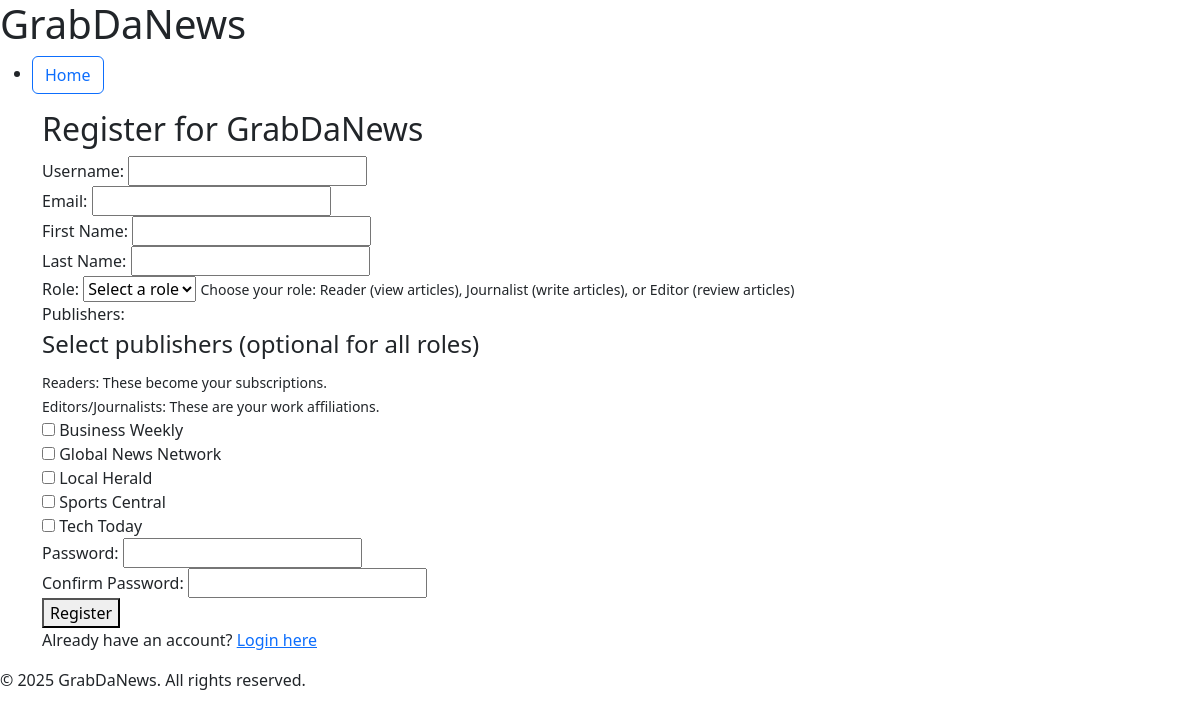
Screenshot of /register/ with the database file from the repository.
### news/models.py (models this page shows, shortened)
class Publisher(models.Model):
    name = models.CharField(max_length=200, unique=True)
    description = models.TextField(blank=True)
    class Meta:
        ordering = ['name']

### news/views.py (the view, shortened to what this page needs)
# urls.py: path('register/', register, name='register'),
def register(request):
    context = {
        'publishers': Publisher.objects.all()
    }
    return render(request, 'news/register.html', context)

### news/templates/news/register.html (shortened to what this page needs)
{% extends 'base.html' %}
{% block content %}
<div class="container">
  <h2>Register for GrabDaNews</h2>
  <form method="post">
    <div>
      <label for="username">Username:</label>
      <input type="text" id="username" name="username" value="{{ username|default:'' }}" required>
    </div>
    <div>
      <label for="email">Email:</label>
      <input type="email" id="email" name="email" value="{{ email|default:'' }}" required>
    </div>
    <div>
      <label for="first_name">First Name:</label>
      <input type="text" id="first_name" name="first_name" value="{{ first_name|default:'' }}" required>
    </div>
    <div>
      <label for="last_name">Last Name:</label>
      <input type="text" id="last_name" name="last_name" value="{{ last_name|default:'' }}" required>
    </div>
    <div>
      <label for="role">Role:</label>
      <select id="role" name="role" required>
        <option value="">Select a role</option>
      </select>
      <small>Choose your role: Reader (view articles), Journalist (write articles), or Editor (review articles)</small>
    </div>
    <div>
      <label>Publishers:</label>
      <fieldset>
        <legend>Select publishers (optional for all roles)</legend>
        <small>Readers: These become your subscriptions.<br> Editors/Journalists: These are your work affiliations.</small>
        {% for pub in publishers %}
          <div>
            <input type="checkbox" id="publisher_{{ pub.id }}" name="publishers" value="{{ pub.id }}"
                   {% if pub.id|stringformat:"s" in publisher_ids %}checked{% endif %}>
            <label for="publisher_{{ pub.id }}">{{ pub.name }}</label>
          </div>
        {% endfor %}
      </fieldset>
    </div>
    <div>
      <label for="password">Password:</label>
      <input type="password" id="password" name="password" required>
    </div>
    <div>
      <label for="confirm_password">Confirm Password:</label>
      <input type="password" id="confirm_password" name="confirm_password" required>
    </div>
    <button type="submit">Register</button>
    <p>Already have an account? <a href="{% url 'login_user' %}">Login here</a></p>
  </form>
</div>
{% endblock %}

### rows the page displays
Publisher: name "Business Weekly"
Publisher: name "Global News Network"
Publisher: name "Local Herald"
Publisher: name "Sports Central"
Publisher: name "Tech Today"
